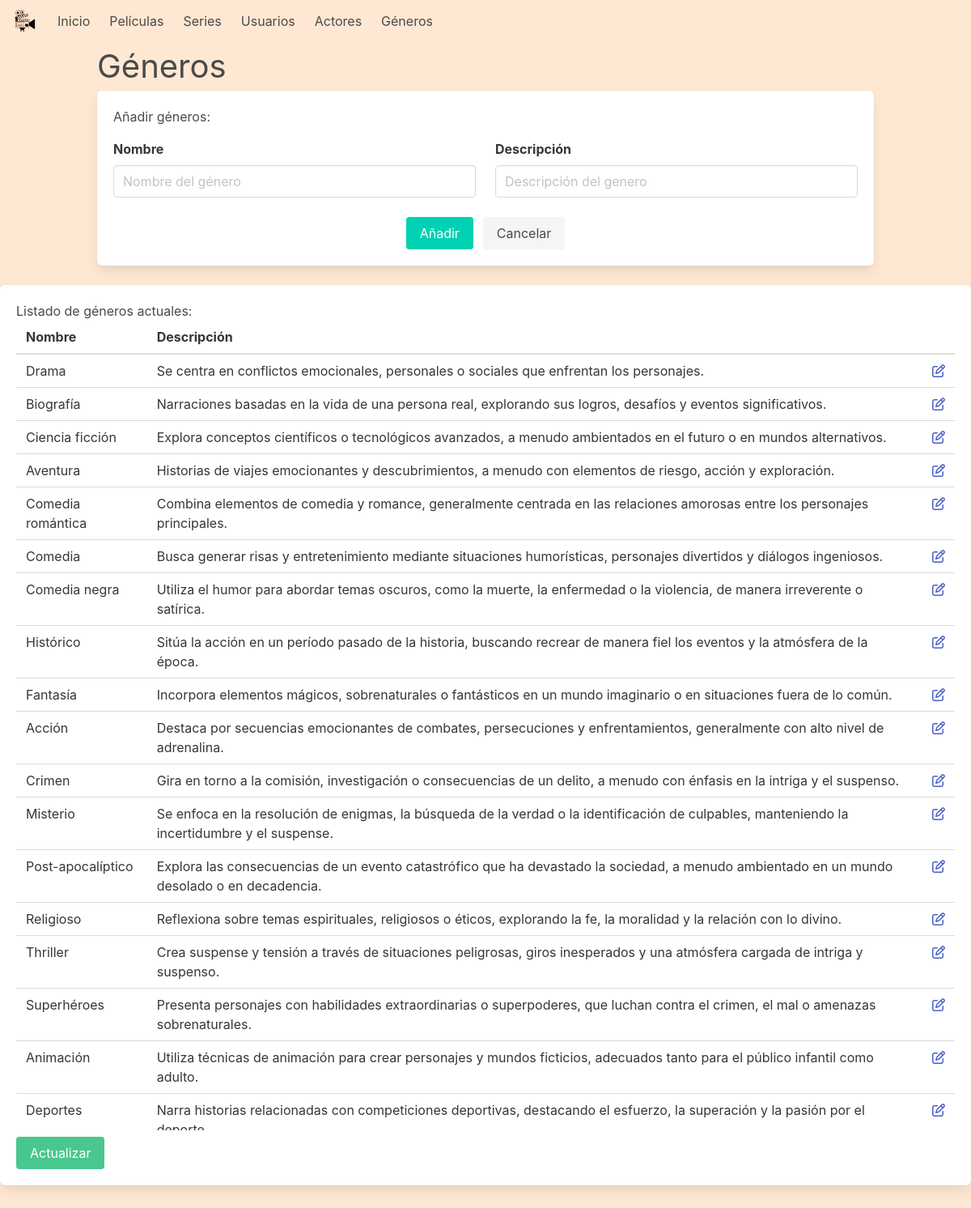
Screenshot of /administracion/listado_generos with the database file from the repository.
### app/models.py (models this page shows, shortened)
class genero(models.Model):
    nombre = models.CharField(max_length=50)
    descripcion = models.TextField()

### app/views.py (the view)
# urls.py: path('administracion/listado_generos', views.mostrar_generos, name='mostrar_generos'),
def mostrar_generos(request):
    generos = genero.objects.all()
    return render(request, 'admi_genero.html', {'generos': generos})

### templates/admi_genero.html (shortened to what this page needs)
{% include 'header_admi.html' %}
{% block content %}
    <main>
        <h2 class="is-size-2 container">Géneros</h2>
        <div class="box container sombra">
            <h4>Añadir géneros:</h4>
            <form method="post" action="{% url 'new_genero' %}">
                <div class="field columns mt-1">
                    <div class="column">
                        <label class="label">Nombre</label>
                        <div class="control">
                            <input class="input" type="text" placeholder="Nombre del género" name="nombre">
                        </div>
                    </div>
                    <div class="column">
                        <label class="label">Descripción</label>
                        <div class="control">
                            <input class="input" type="text" placeholder="Descripción del genero" name="descripcion">
                        </div>
                    </div>
                </div>
                <div class="field is-grouped is-grouped-centered">
                    <p class="control">
                        <button class="button is-primary" type="submit">
                            Añadir
                        </button>
                    </p>
                    <p class="control">
                        <button type="reset" class="button is-light">
                            Cancelar
                        </button>
                    </p>
                </div>
            </form>
        </div>
        <div class="box container table-container">
            <h4>Listado de géneros actuales:</h4>
            <div style="max-height: 1000px; overflow-y: auto; overflow-x: auto">
                <table class="table is-fullwidth">
                    <thead>
                    <tr>
                        <th>Nombre</th>
                        <th>Descripción</th>
                        <th></th>
                    </tr>
                    </thead>
                    <tbody>
                    {% for g in generos %}
                        <tr>
                            <td> {{ g.nombre }}</td>
                            <td> {{ g.descripcion }}</td>
                            <td><a href="{% url 'editar_genero' id=g.id %} "><i
                                    class="fa-regular fa-pen-to-square"></i></a></td>
                        </tr>
                    {% endfor %}
                    </tbody>
                </table>
            </div>
            <a href="{% url 'mostrar_generos' %} ">
                <button class="button is-success is-grouped-centered mt-2">
                    Actualizar
                </button>
            </a>
        </div>
    </main>
{% endblock %}
{% include 'footer_admi.html' %}

### templates/header_admi.html (shortened to what this page needs)
<!DOCTYPE html>
<html lang="en">
<head>
    <link rel="stylesheet" href="/static/css/style.css">
    <link rel="stylesheet" href="/static/bulma/css/style.css">
</head>
<body style="background-color: #FFE8D3;">
    {% load static %}
    <header>
        <nav class="navbar" role="navigation" aria-label="main navigation" style="background-color: #FFE8D3">
            <div class="navbar-brand">
                <a class="navbar-item" href="{% url 'administracion_home' %}">
                    <img src="/static/img/logo_sinfondo%201.png" alt="">
                </a>
            </div>
            <div id="navbarBasicExample" class="navbar-menu">
                <div class="navbar-start">
                    <a href="{% url 'inicio_admi' %}" class="navbar-item">
                        Inicio
                    </a>
                    <a href="{% url 'mostrarPeliculas' %}" class="navbar-item">
                        Películas
                    </a>
                    <a href="{% url 'mostrar_series' %}" class="navbar-item">
                        Series
                    </a>
                    <a href="{% url 'mostrar_usuarios' %}" class="navbar-item">
                        Usuarios
                    </a>
                    <a href="{% url 'mostrar_actores' %}" class="navbar-item">
                        Actores
                    </a>
                    <a href="{% url 'mostrar_generos' %}" class="navbar-item">
                        Géneros
                    </a>
                </div>
            </div>
        </nav>
    </header>

### templates/footer_admi.html (shortened to what this page needs)
        {% load static %}
</body>
</html>

### static/css/style.css (style rules this page uses)
body { font-family: "Manrope", sans-serif; min-height: 100vh !important; margin: 0 !important; }
.input { border: 2px solid #842507; background-color: #F2D9CD; font-size: 18px; }
.input::placeholder { color: rgba(0, 0, 0, 0.3); }
a { color: black; }

### rows the page displays
genero: nombre "Drama", descripcion "Se centra en conflictos emocionales, personales o sociales que enfrentan los personajes."
genero: nombre "Biografía", descripcion "Narraciones basadas en la vida de una persona real, explorando sus logros, desafíos y eventos significativos."
genero: nombre "Ciencia ficción", descripcion "Explora conceptos científicos o tecnológicos avanzados, a menudo ambientados en el futuro o en mundos alternativos."
genero: nombre "Aventura", descripcion "Historias de viajes emocionantes y descubrimientos, a menudo con elementos de riesgo, acción y exploración."
genero: nombre "Comedia romántica", descripcion "Combina elementos de comedia y romance, generalmente centrada en las relaciones amorosas entre los personajes principales."
genero: nombre "Comedia", descripcion "Busca generar risas y entretenimiento mediante situaciones humorísticas, personajes divertidos y diálogos ingeniosos."
genero: nombre "Comedia negra", descripcion "Utiliza el humor para abordar temas oscuros, como la muerte, la enfermedad o la violencia, de manera irreverente o satírica."
genero: nombre "Histórico", descripcion "Sitúa la acción en un período pasado de la historia, buscando recrear de manera fiel los eventos y la atmósfera de la época."
genero: nombre "Fantasía", descripcion "Incorpora elementos mágicos, sobrenaturales o fantásticos en un mundo imaginario o en situaciones fuera de lo común."
genero: nombre "Acción", descripcion "Destaca por secuencias emocionantes de combates, persecuciones y enfrentamientos, generalmente con alto nivel de adrenalina."
genero: nombre "Crimen", descripcion "Gira en torno a la comisión, investigación o consecuencias de un delito, a menudo con énfasis en la intriga y el suspenso."
genero: nombre "Misterio", descripcion "Se enfoca en la resolución de enigmas, la búsqueda de la verdad o la identificación de culpables, manteniendo la incertidumbre y el suspense."
genero: nombre "Post-apocalíptico", descripcion "Explora las consecuencias de un evento catastrófico que ha devastado la sociedad, a menudo ambientado en un mundo desolado o en decadencia."
genero: nombre "Religioso", descripcion "Reflexiona sobre temas espirituales, religiosos o éticos, explorando la fe, la moralidad y la relación con lo divino."
genero: nombre "Thriller", descripcion "Crea suspense y tensión a través de situaciones peligrosas, giros inesperados y una atmósfera cargada de intriga y suspenso."
genero: nombre "Superhéroes", descripcion "Presenta personajes con habilidades extraordinarias o superpoderes, que luchan contra el crimen, el mal o amenazas sobrenaturales."
genero: nombre "Animación", descripcion "Utiliza técnicas de animación para crear personajes y mundos ficticios, adecuados tanto para el público infantil como adulto."
genero: nombre "Deportes", descripcion "Narra historias relacionadas con competiciones deportivas, destacando el esfuerzo, la superación y la pasión por el…"
